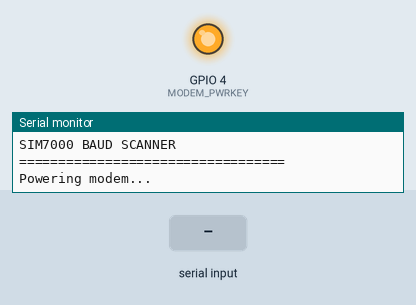
This sketch was run on a simulated ESP32. Shown: output pins drawn as LEDs (lit = HIGH), the last lines printed to the serial monitor. The test bench sets the inputs (shaded band). The modem accepts every AT command (registered, SIM ready, sends succeed) and sends nothing else.

Above: at 2.2 s.
At 11.6 s:
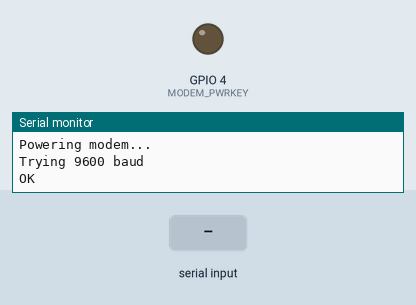
11.7 s: "1" received over the second serial link
Timing chart, 0 to 14.7 s (numbered marks = the images above; inputs shaded):
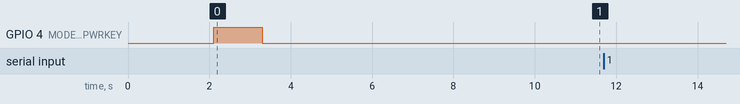

The sketch:

Baud_rate_test.ino
```cpp
/*
  T-SIM7000G V1.5 - Modem Baud Scanner
  Upload this sketch.
  Open Serial Monitor @ 115200 baud.
*/

#include <HardwareSerial.h>

HardwareSerial SerialAT(1);

#define MODEM_RX      26
#define MODEM_TX      27
#define MODEM_PWRKEY   4

long baudRates[] = {
  9600,
  19200,
  38400,
  57600,
  115200
};

void powerOnModem()
{
  pinMode(MODEM_PWRKEY, OUTPUT);

  digitalWrite(MODEM_PWRKEY, LOW);
  delay(100);

  digitalWrite(MODEM_PWRKEY, HIGH);
  delay(1200);

  digitalWrite(MODEM_PWRKEY, LOW);

  delay(6000);
}

void setup()
{
  Serial.begin(115200);
  delay(2000);

  Serial.println();
  Serial.println("==================================");
  Serial.println("SIM7000 BAUD SCANNER");
  Serial.println("==================================");

  Serial.println("Powering modem...");
  powerOnModem();

  for(int i=0;i<5;i++)
  {
    long baud = baudRates[i];

    Serial.println();
    Serial.print("Trying ");
    Serial.print(baud);
    Serial.println(" baud");

    SerialAT.end();
    delay(500);

    SerialAT.begin(
      baud,
      SERIAL_8N1,
      MODEM_RX,
      MODEM_TX);

    delay(1000);

    while(SerialAT.available())
      SerialAT.read();

    SerialAT.println("AT");

    unsigned long start = millis();

    bool gotReply = false;

    while(millis()-start < 3000)
    {
      while(SerialAT.available())
      {
        char c = SerialAT.read();
        Serial.write(c);
        gotReply = true;
      }
    }

    if(!gotReply)
    {
      Serial.println("No response");
    }
  }

  Serial.println();
  Serial.println("Scan Complete");
}

void loop()
{
}
```
